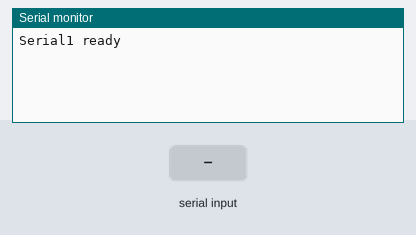
The sketch below on a simulated Arduino Leonardo, built with avr-gcc and run on an emulated ATmega32U4. Shown: the last lines printed to the serial monitor. Inputs (shaded band) come from the test bench.

Above: at 1.2 s.
1.3 s: "1\n" received over the second serial link
At 2.0 s:
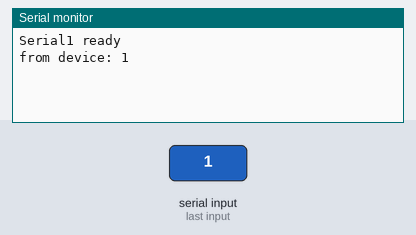
2.8 s: "0\n" received over the second serial link
At 3.2 s:
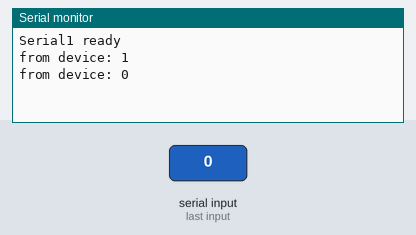

The sketch:

hardware_serial2.ino
```cpp
// snippet: hardware_serial2
// tags: uart, serial2, serial1, hardware, mega, esp32, rx, tx, multiple
// boards: esp32, megaavr, nano33iot, romi32u4, rp2040
// library: none
// description: Use hardware Serial1 / Serial2 (Mega, ESP32) to talk to a second device
// prompts: hardware Serial2, multiple UART ports, Serial1 Serial2 Mega, second hardware UART, hardware serial ESP32

void setup() {
  Serial.begin(115200);   // USB monitor
  Serial1.begin(9600);    // hardware UART on pins 18(TX) 19(RX) on Mega; GPIO17/16 on ESP32
  Serial.println("Serial1 ready");
}

void loop() {
  if (Serial1.available()) {
    String line = Serial1.readStringUntil('\n');
    Serial.print("from device: ");
    Serial.println(line);
  }
  if (Serial.available()) {
    char c = Serial.read();
    Serial1.write(c);
  }
}
```

Measured:
- after the input at 1.3 s, the serial monitor: prints a new line at once (image 1)
- after the input at 2.8 s, the serial monitor: prints a new line at once (image 2)
